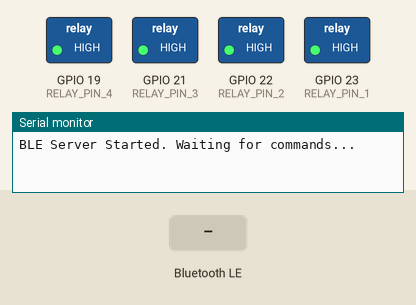
Simulated run of this sketch. Board: ESP32. Parts: switched loads named in the sketch (green lamp = pin HIGH), the last lines printed to the serial monitor. Inputs (shaded band) come from the test bench. Nothing arrives over Bluetooth unless stated; a phone connects over Bluetooth LE 3 s after start.

Above: at 1.2 s.
1.3 s: Bluetooth LE write "ON1" received
At 2.5 s:
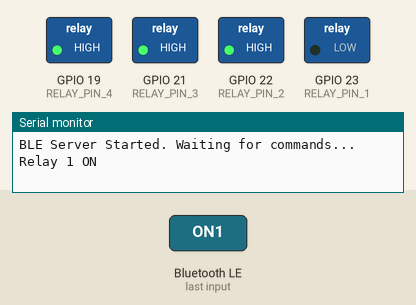
2.8 s: Bluetooth LE write "ON2" received
At 3.7 s:
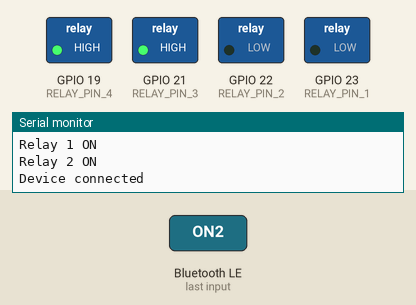
4.3 s: Bluetooth LE write "OFF1" received
At 4.9 s:
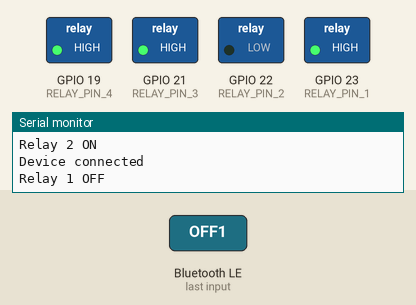
5.8 s: Bluetooth LE write "ON3" received
At 7.0 s:
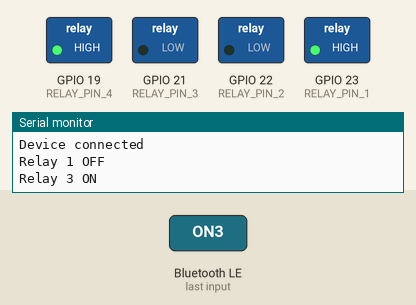
7.3 s: Bluetooth LE write "OFF2" received
At 8.4 s:
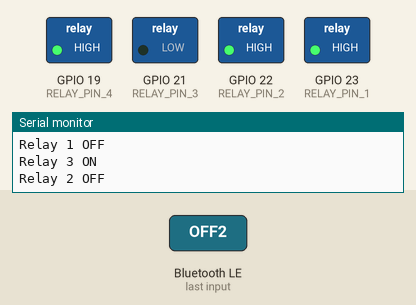
8.8 s: Bluetooth LE write "ON4" received
At 9.5 s:
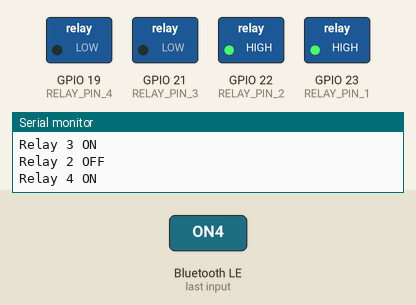
Timing chart, 0 to 11.3 s (numbered marks = the images above; inputs shaded):
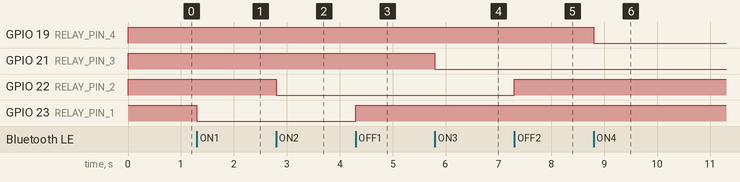

Measured:
- after the input at 1.3 s, GPIO 23 (RELAY_PIN_1): HIGH → LOW at once
- after the input at 2.8 s, GPIO 22 (RELAY_PIN_2): HIGH → LOW at once
- after the input at 4.3 s, GPIO 23 (RELAY_PIN_1): LOW → HIGH at once
- after the input at 5.8 s, GPIO 21 (RELAY_PIN_3): HIGH → LOW at once
- after the input at 7.3 s, GPIO 22 (RELAY_PIN_2): LOW → HIGH at once
- after the input at 8.8 s, GPIO 19 (RELAY_PIN_4): HIGH → LOW at once

The sketch:

ArduinoCode.ino
```cpp
#include <BLEDevice.h>
#include <BLEUtils.h>
#include <BLEServer.h>

// กำหนดขาที่เชื่อมต่อกับรีเลย์ทั้ง 4 ช่อง
#define RELAY_PIN_1 23  // ช่อง 1
#define RELAY_PIN_2 22  // ช่อง 2
#define RELAY_PIN_3 21  // ช่อง 3
#define RELAY_PIN_4 19  // ช่อง 4

// UUID สำหรับ BLE Service และ Characteristic
#define SERVICE_UUID        "4fafc201-1fb5-459e-8fcc-c5c9c331914b"
#define CHARACTERISTIC_UUID "beb5483e-36e1-4688-b7f5-ea07361b26a8"

// สถานะรีเลย์ทั้ง 4 ช่อง (เริ่มต้นเป็น OFF)
bool relayState1 = false;
bool relayState2 = false;
bool relayState3 = false;
bool relayState4 = false;

// คลาสสำหรับรับคำสั่งจาก BLE
class MyCallbacks: public BLECharacteristicCallbacks {
    void onWrite(BLECharacteristic *pCharacteristic) {
      std::string value = std::string(pCharacteristic->getValue().c_str());  // รับค่าจาก characteristic

      if (value.length() > 0) {
        String command = String(value.c_str());  // แปลงค่าเป็น String

        // ตรวจสอบคำสั่งและควบคุมรีเลย์
        if (command == "ON1") {
          digitalWrite(RELAY_PIN_1, LOW);  // เปิดรีเลย์ช่อง 1
          relayState1 = true;
          Serial.println("Relay 1 ON");
        } else if (command == "OFF1") {
          digitalWrite(RELAY_PIN_1, HIGH);  // ปิดรีเลย์ช่อง 1
          relayState1 = false;
          Serial.println("Relay 1 OFF");
        } else if (command == "ON2") {
          digitalWrite(RELAY_PIN_2, LOW);  // เปิดรีเลย์ช่อง 2
          relayState2 = true;
          Serial.println("Relay 2 ON");
        } else if (command == "OFF2") {
          digitalWrite(RELAY_PIN_2, HIGH);  // ปิดรีเลย์ช่อง 2
          relayState2 = false;
          Serial.println("Relay 2 OFF");
        } else if (command == "ON3") {
          digitalWrite(RELAY_PIN_3, LOW);  // เปิดรีเลย์ช่อง 3
          relayState3 = true;
          Serial.println("Relay 3 ON");
        } else if (command == "OFF3") {
          digitalWrite(RELAY_PIN_3, HIGH);  // ปิดรีเลย์ช่อง 3
          relayState3 = false;
          Serial.println("Relay 3 OFF");
        } else if (command == "ON4") {
          digitalWrite(RELAY_PIN_4, LOW);  // เปิดรีเลย์ช่อง 4
          relayState4 = true;
          Serial.println("Relay 4 ON");
        } else if (command == "OFF4") {
          digitalWrite(RELAY_PIN_4, HIGH);  // ปิดรีเลย์ช่อง 4
          relayState4 = false;
          Serial.println("Relay 4 OFF");
        } else {
          Serial.println("Unknown command: " + command);
        }
      }
    }
};

// คลาสสำหรับตรวจจับการเชื่อมต่อและตัดการเชื่อมต่อ
class MyServerCallbacks: public BLEServerCallbacks {
    void onConnect(BLEServer* pServer) {
      Serial.println("Device connected");
    }

    void onDisconnect(BLEServer* pServer) {
      Serial.println("Device disconnected. Restarting advertising...");
      pServer->startAdvertising();  // เริ่มโฆษณาใหม่เมื่ออุปกรณ์ตัดการเชื่อมต่อ
    }
};

void setup() {
  Serial.begin(115200);

  // ตั้งค่าโหมดพินสำหรับรีเลย์ทั้ง 4 ช่อง
  pinMode(RELAY_PIN_1, OUTPUT);
  pinMode(RELAY_PIN_2, OUTPUT);
  pinMode(RELAY_PIN_3, OUTPUT);
  pinMode(RELAY_PIN_4, OUTPUT);

  // เริ่มต้นปิดรีเลย์ทั้งหมด
  digitalWrite(RELAY_PIN_1, HIGH);
  digitalWrite(RELAY_PIN_2, HIGH);
  digitalWrite(RELAY_PIN_3, HIGH);
  digitalWrite(RELAY_PIN_4, HIGH);

  // เริ่มต้น BLE
  BLEDevice::init("ESP32_RELAY_CONTROL");
  BLEServer *pServer = BLEDevice::createServer();
  pServer->setCallbacks(new MyServerCallbacks());  // ตั้งค่า callback สำหรับการเชื่อมต่อ

  BLEService *pService = pServer->createService(SERVICE_UUID);
  BLECharacteristic *pCharacteristic = pService->createCharacteristic(
                                         CHARACTERISTIC_UUID,
                                         BLECharacteristic::PROPERTY_READ |
                                         BLECharacteristic::PROPERTY_WRITE
                                       );

  pCharacteristic->setCallbacks(new MyCallbacks());  // ตั้งค่า callback สำหรับรับคำสั่ง
  pCharacteristic->setValue("Relay Control");  // ตั้งค่าเริ่มต้น
  pService->start();

  // เริ่มโฆษณา BLE
  BLEAdvertising *pAdvertising = BLEDevice::getAdvertising();
  pAdvertising->addServiceUUID(SERVICE_UUID);
  pAdvertising->setScanResponse(true);
  pAdvertising->setMinPreferred(0x06);
  pAdvertising->setMinPreferred(0x12);
  BLEDevice::startAdvertising();
  Serial.println("BLE Server Started. Waiting for commands...");
}

void loop() {
  // ไม่ต้องทำอะไรใน loop
}
```
